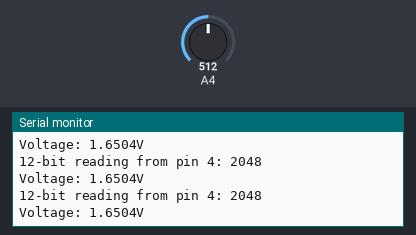
The sketch below on a simulated Arduino Zero (SAMD21). Parts: the last lines printed to the serial monitor. The test bench sets the inputs (shaded band); at power-on: A4 = 512 (analog values on the 0–1023 scale).

Above: at 1.3 s.
1.4 s: A4 set to 716
At 1.9 s:
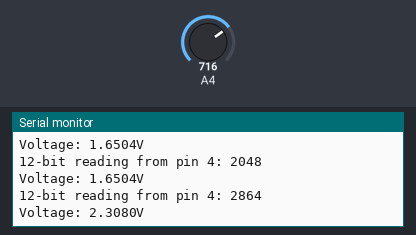
2.9 s: A4 set to 900
At 3.4 s:
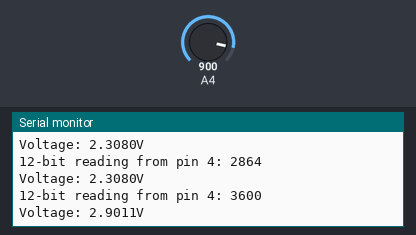
Timing chart, 0 to 5.9 s (numbered marks = the images above; inputs shaded):
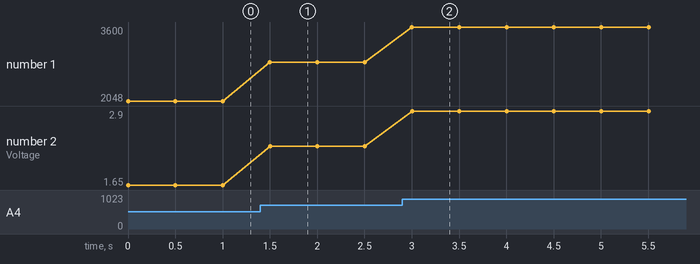

Measured:
- after the input at 1.4 s, the serial monitor: prints a new line after 0.10 s (image 1)
- after the input at 2.9 s, the serial monitor: prints a new line after 0.10 s (image 2)
- plotted number 1: 2048 → 2864 after the input at 1.4 s, 2864 → 3600 after the input at 2.9 s
- plotted number 2: 1.65 → 2.31 after the input at 1.4 s, 2.31 → 2.9 after the input at 2.9 s

The sketch:

sketch_may19a.ino
```cpp
void setup() {
  Serial.begin(9600);
  while (!Serial) delay(10);

  // Set ADC resolution to 12-bit (0-4095 range)
  analogReadResolution(12);
}

void loop() {
  // Read 12-bit analog value from pin 4 (returns 0-4095)
  int analogValue = analogRead(4);

  Serial.print("12-bit reading from pin 4: ");
  Serial.println(analogValue);

  // Convert to voltage with 12-bit precision (3.3V reference)
  float voltage = analogValue * (3.3 / 4095.0);
  Serial.print("Voltage: ");
  Serial.print(voltage, 4);  // 4 decimal places for precision
  Serial.println("V");

  delay(500);
}
```
